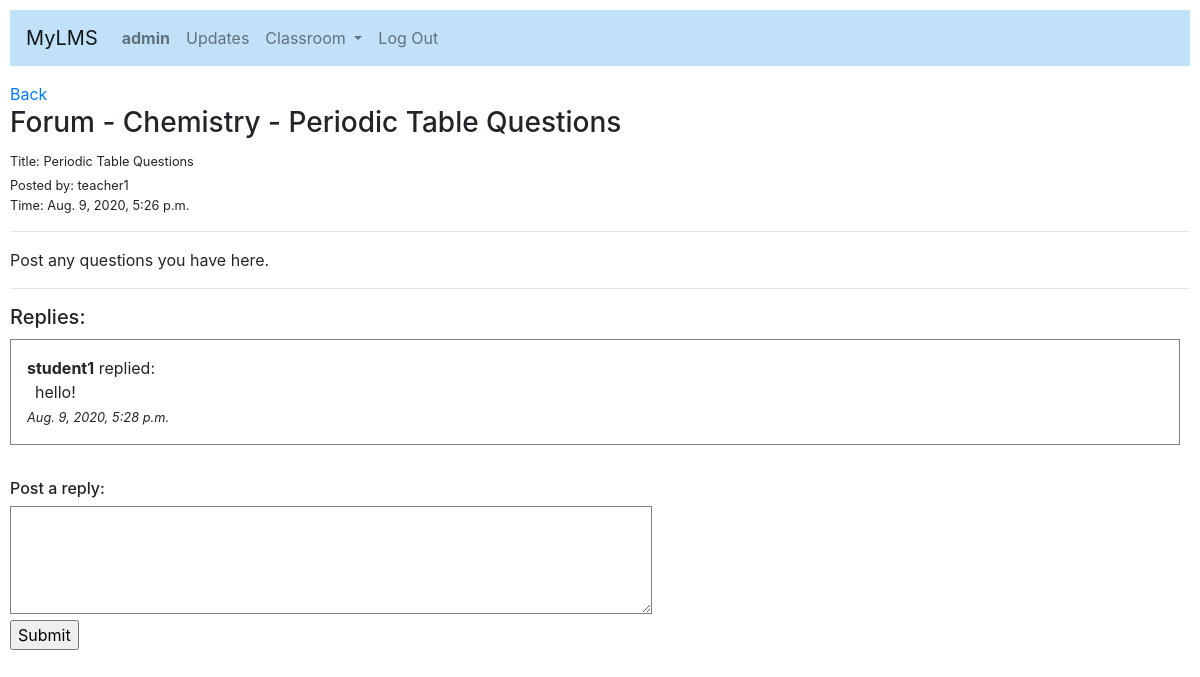
/forum/chemistry/7 (signed in), run on the app's committed database.
### lms/models.py (models this page shows, shortened)
class User(AbstractUser):
    role = models.CharField(max_length=32, choices=ROLES, default='student')
    approved = models.BooleanField(default=None, null=True)
    subjects = models.ManyToManyField(Subject, blank=True, related_name="subjects")
    notifs = models.ManyToManyField(Notification, blank=True, related_name="notif")

class Post(models.Model):
    subject = models.ForeignKey(Subject, null=False, on_delete=models.CASCADE)
    user = models.ForeignKey(User, null=True, on_delete=models.CASCADE)
    title = models.CharField(verbose_name=u"Post Title", default="", max_length=64)
    content = models.TextField(verbose_name=u"Post Content", default="", max_length=1028)
    timestamp = models.DateTimeField(auto_now_add=True)
    last_modified = models.DateTimeField(null=True)

class Comment(models.Model):
    post = models.ForeignKey(Post, null=True, on_delete=models.CASCADE)
    user = models.ForeignKey(User, null=True, on_delete=models.CASCADE)
    content = models.TextField(verbose_name=u"", default="", max_length=1028)
    timestamp = models.DateTimeField(auto_now_add=True)

### lms/views.py (the view, shortened to what this page needs)
# urls.py: path("forum/<str:subject>/<int:post_id>", views.post, name="post"),
def post(request, subject, post_id):
    get_post = Post.objects.get(pk=post_id)
    form = CommentForm()
    return render(request, "lms/forum_post.html", {
        'subject': subject,
        'post': get_post,
        'replies': Comment.objects.filter(post=get_post).order_by("-timestamp"),
        'comment_form': form,
    })

### lms/forms.py
class CommentForm(ModelForm):
    class Meta:
        model = Comment
        fields = ['content']
        widgets = {
            'content': forms.Textarea(attrs={'rows':4, 'cols':60}),
        }

### lms/templates/lms/forum_post.html (shortened to what this page needs)
{% extends "lms/layout.html" %}
{% block body %}
    {% if user.is_authenticated %}
        <a href="{% url 'forum_posts' subject.lower %}">Back</a>
        <h3>Forum - {{ subject.title }} - {{ post.title }}</h3>
        <div class="post-container">
            <small>
                Title: {{ post.title }}
                <br/>
                Posted by: {{ post.user }}
                <div id="post-timestamp">
                {% if post.last_modified != null %}
                    Last modified: {{ post.last_modified }} (edited)
                {% else %}
                    Time: {{ post.timestamp }}
                {% endif %}
                </div>
            </small>
            <hr>
            <div id="post-content">
            {{ post.content }}
            </div>
            <hr>
            <h5>Replies: </h5>
            {% for reply in replies %}
                <div class="reply-container">
                    <strong>{{ reply.user }}</strong> replied: <br/>
                    <div class="reply-content">
                    {{ reply.content }}
                    </div>
                    <small><em>{{ reply.timestamp }}</em></small>
                    <br/>
                </div>
            {% endfor %}
            <br/>
            <h6>Post a reply:</h6>
            <form method="POST">
                {{ comment_form }}
                <br/>
                <input type="submit" value="Submit">
            </form>
        </div>
    {% else %}
        You must be logged in to view this page.
    {% endif %}
{% endblock %}

### lms/templates/lms/layout.html (shortened to what this page needs)
{% load static %}
<!DOCTYPE html>
<html lang="en">
    <head>
        <link rel="stylesheet" href="https://stackpath.bootstrapcdn.com/bootstrap/4.4.1/css/bootstrap.min.css">
        <link href="{% static 'lms/styles.css' %}" rel="stylesheet">
        <link rel="stylesheet" href="https://cdn.jsdelivr.net/npm/flatpickr/dist/flatpickr.min.css">
    </head>
    <body>
        <nav class="navbar navbar-expand-lg navbar-light" style="background-color: #c1e1f8;">
            <a class="navbar-brand" href="#">MyLMS</a>
            <div class="collapse navbar-collapse" id="navbarSupportedContent">
              <ul class="navbar-nav mr-auto">
                {% if user.is_authenticated %}
                    <li class="nav-item">
                        <a class="nav-link" href="{% url 'notification' %}"><strong>{{ user.username }}</strong></a>
                    </li>
                {% endif %}
                {% if user.is_authenticated %}
                    <li class="nav-item">
                        <a class="nav-link" href="{% url 'index' %}">Updates</a>
                    </li>
                    <li class="nav-item dropdown">
                        <a class="nav-link dropdown-toggle" href="#" id="navbarDropdown" role="button" data-toggle="dropdown" aria-haspopup="true" aria-expanded="false">
                            Classroom
                        </a>
                    </li>
                    <li class="nav-item">
                        <a class="nav-link" href="{% url 'logout' %}">Log Out</a>
                    </li>
                {% endif %}
              </ul>
            </div>
          </nav>
        <div class="body">
            {% block body %}
            {% endblock %}
        </div>
    </body>
</html>

### lms/static/lms/styles.css (style rules this page uses)
body { padding: 10px; }
.navbar { margin-bottom: 1rem; }
textarea { border: 0.5px solid grey; padding: 5px; }
.reply-container { border: 0.5px solid grey; margin: 10px; margin-left: 0px; padding: 1rem; }
.reply-content { margin-left: 0.5rem; }

### data on the page
User: username "admin"
Post: title "Periodic Table Questions", user "teacher1", timestamp "Aug. 9, 2020, 5:26 p.m.", content "Post any questions you have here."
Comment: user "student1", content "hello!", timestamp "Aug. 9, 2020, 5:28 p.m."

### other printed values
{{ subject.title }} "Chemistry"
